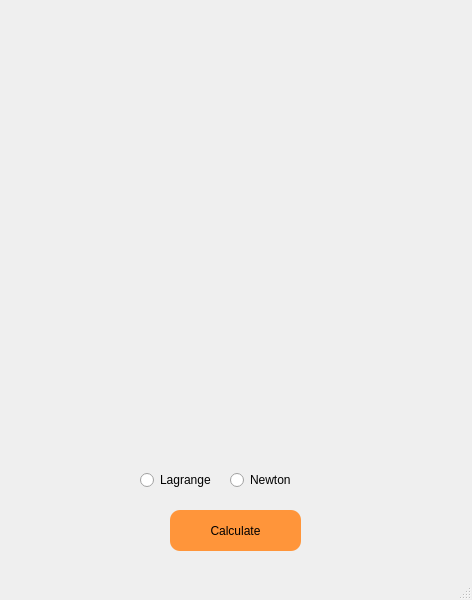
<?xml version="1.0" encoding="UTF-8"?>
<ui version="4.0">
 <class>App</class>
 <widget class="QMainWindow" name="App">
  <property name="geometry">
   <rect>
    <x>0</x>
    <y>0</y>
    <width>472</width>
    <height>600</height>
   </rect>
  </property>
  <property name="windowTitle">
   <string>App</string>
  </property>
  <widget class="QWidget" name="centralwidget">
   <widget class="QPushButton" name="send">
    <property name="geometry">
     <rect>
      <x>170</x>
      <y>510</y>
      <width>131</width>
      <height>41</height>
     </rect>
    </property>
    <property name="styleSheet">
     <string notr="true">QPushButton {
  background-color: rgb(255, 149, 58);

     border-width: 2px;
     border-radius: 10px;
 
}
QPushButton:pressed {
    background-color:  rgb(255, 143, 50);
}</string>
    </property>
    <property name="text">
     <string>Calculate</string>
    </property>
   </widget>
   <widget class="QCustomPlot" name="widget" native="true">
    <property name="geometry">
     <rect>
      <x>0</x>
      <y>0</y>
      <width>471</width>
      <height>451</height>
     </rect>
    </property>
   </widget>
   <widget class="QRadioButton" name="Lagrange">
    <property name="geometry">
     <rect>
      <x>140</x>
      <y>470</y>
      <width>89</width>
      <height>20</height>
     </rect>
    </property>
    <property name="text">
     <string>Lagrange</string>
    </property>
   </widget>
   <widget class="QRadioButton" name="Newton">
    <property name="geometry">
     <rect>
      <x>230</x>
      <y>470</y>
      <width>89</width>
      <height>20</height>
     </rect>
    </property>
    <property name="text">
     <string>Newton</string>
    </property>
   </widget>
  </widget>
  <widget class="QMenuBar" name="menubar">
   <property name="geometry">
    <rect>
     <x>0</x>
     <y>0</y>
     <width>472</width>
     <height>22</height>
    </rect>
   </property>
  </widget>
  <widget class="QStatusBar" name="statusbar"/>
 </widget>
 <customwidgets>
  <customwidget>
   <class>QCustomPlot</class>
   <extends>QWidget</extends>
   <header location="global">qcustomplot.h</header>
   <container>1</container>
  </customwidget>
 </customwidgets>
 <resources/>
 <connections/>
</ui>
